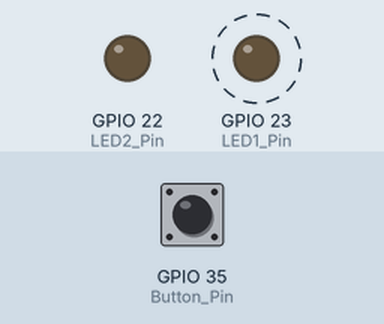
This sketch was run on a simulated ESP32. Shown: output pins drawn as LEDs (lit = HIGH). Dashed ring = blinking. The test bench sets the inputs (shaded band); at power-on: GPIO 35 (Button_Pin) HIGH.

Above: at 1.2 s.
1.3 s: GPIO 35 (Button_Pin) pulled LOW for 0.15 s
At 2.5 s:
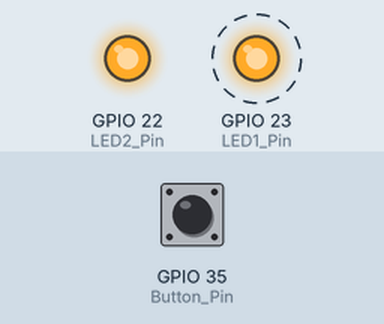
4.4 s: GPIO 35 (Button_Pin) pulled LOW for 1 s
At 6.8 s:
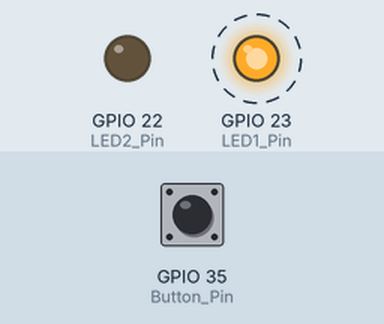
8.4 s: GPIO 35 (Button_Pin) pulled LOW for 3.2 s
At 13.3 s:
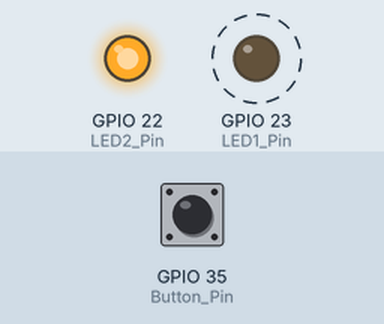
Timing chart, 0 to 20.6 s (numbered marks = the images above; inputs shaded):
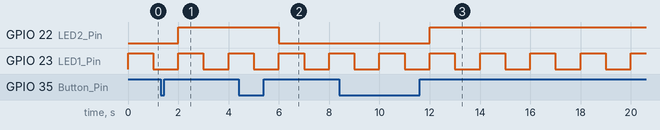

The sketch:

Lab06_01_withInterrup_led2state.ino
```cpp
#define Button_Pin   35
#define LED1_Pin     23
#define LED2_Pin     22

volatile bool buttonState = false;

void IRAM_ATTR IO_INT_ISR() {
  buttonState = !buttonState; // สลับค่าสถานะของปุ่มเมื่อมีการกด
}

void setup() {
  pinMode(LED1_Pin, OUTPUT);
  pinMode(LED2_Pin, OUTPUT);
  pinMode(Button_Pin, INPUT_PULLUP); // กำหนดให้ปุ่มเป็น INPUT_PULLUP เพื่อไม่ต้องใช้เรซิเตอร์ภายนอก
  attachInterrupt(Button_Pin, IO_INT_ISR, RISING); // interrupt on rising edge
}

void loop() {
  digitalWrite(LED1_Pin, !digitalRead(LED1_Pin)); // กระพริบ LED1 ทุก ๆ 1 วินาที
  delay(1000);

  if (buttonState) {
    digitalWrite(LED2_Pin, HIGH); // สถานะปัจจุบันของปุ่มเป็น HIGH แสดงว่ากดปุ่มแล้ว
  } else {
    digitalWrite(LED2_Pin, LOW); // สถานะปัจจุบันของปุ่มเป็น LOW แสดงว่าปล่อยปุ่ม
  }
}
```

Measured:
- after the input at 1.3 s, GPIO 22 (LED2_Pin): LOW → HIGH after 0.70 s
- after the input at 4.4 s, GPIO 22 (LED2_Pin): HIGH → LOW after 1.6 s
- after the input at 8.4 s, GPIO 22 (LED2_Pin): LOW → HIGH after 3.6 s
- by itself, GPIO 23 (LED1_Pin): alternates HIGH for 1.0 s and LOW for 1.0 s
